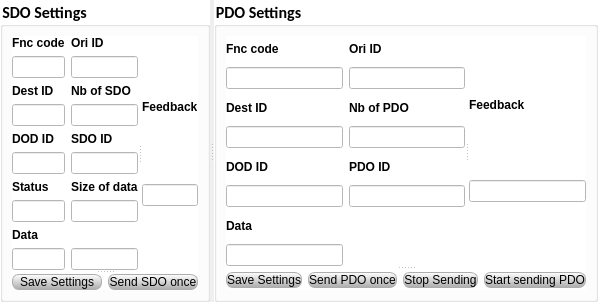
           <widget class="QSplitter" name="splitter">
            <property name="orientation">
             <enum>Qt::Horizontal</enum>
            </property>
            <widget class="QGroupBox" name="groupBox_SDOtoSend">
             <property name="font">
              <font>
               <family>Calibri</family>
               <pointsize>12</pointsize>
               <bold>true</bold>
              </font>
             </property>
             <property name="styleSheet">
              <string notr="true">background-color: rgb(255, 255, 255);</string>
             </property>
             <property name="title">
              <string>SDO Settings</string>
             </property>
             <property name="flat">
              <bool>false</bool>
             </property>
             <property name="checkable">
              <bool>false</bool>
             </property>
             <layout class="QGridLayout" name="gridLayout_3">
              <item row="0" column="0">
               <widget class="QSplitter" name="splitter_5">
                <property name="orientation">
                 <enum>Qt::Vertical</enum>
                </property>
                <widget class="QSplitter" name="splitter_3">
                 <property name="orientation">
                  <enum>Qt::Horizontal</enum>
                 </property>
                 <widget class="QWidget" name="layoutWidget">
                  <layout class="QGridLayout" name="gridLayout_2">
                   <item row="6" column="0">
                    <widget class="QLabel" name="label_SDOStatus">
                     <property name="font">
                      <font>
                       <bold>true</bold>
                      </font>
                     </property>
                     <property name="text">
                      <string>Status</string>
                     </property>
                    </widget>
                   </item>
                   <item row="7" column="0">
                    <widget class="QLineEdit" name="lineEdit_SDOStatus">
                     <property name="font">
                      <font>
                       <bold>false</bold>
                      </font>
                     </property>
                    </widget>
                   </item>
                   <item row="2" column="1">
                    <widget class="QLabel" name="label_SDONb">
                     <property name="font">
                      <font>
                       <bold>true</bold>
                      </font>
                     </property>
                     <property name="text">
                      <string>Nb of SDO</string>
                     </property>
                    </widget>
                   </item>
                   <item row="5" column="1">
                    <widget class="QLineEdit" name="lineEdit_SDOID">
                     <property name="font">
                      <font>
                       <bold>false</bold>
                      </font>
                     </property>
                    </widget>
                   </item>
                   <item row="3" column="1">
                    <widget class="QLineEdit" name="lineEdit_SDONb">
                     <property name="font">
                      <font>
                       <bold>false</bold>
                      </font>
                     </property>
                    </widget>
                   </item>
                   <item row="0" column="0">
                    <widget class="QLabel" name="label_SDOFncCode">
                     <property name="font">
                      <font>
                       <bold>true</bold>
                      </font>
                     </property>
                     <property name="text">
                      <string>Fnc code</string>
                     </property>
                    </widget>
                   </item>
                   <item row="1" column="0">
                    <widget class="QLineEdit" name="lineEdit_SDOFncCode">
                     <property name="font">
                      <font>
                       <bold>false</bold>
                      </font>
                     </property>
                    </widget>
                   </item>
                   <item row="13" column="1">
                    <widget class="QLineEdit" name="lineEdit_SDOData2">
                     <property name="font">
                      <font>
                       <bold>false</bold>
                      </font>
                     </property>
                    </widget>
                   </item>
                   <item row="0" column="1">
                    <widget class="QLabel" name="label">
                     <property name="font">
                      <font>
                       <bold>true</bold>
                      </font>
                     </property>
                     <property name="text">
                      <string>Ori ID</string>
                     </property>
                    </widget>
                   </item>
                   <item row="5" column="0">
                    <widget class="QLineEdit" name="lineEdit_SDODODID">
                     <property name="font">
                      <font>
                       <bold>false</bold>
                      </font>
                     </property>
                    </widget>
                   </item>
                   <item row="7" column="1">
                    <widget class="QLineEdit" name="lineEdit_SDOSizeofData">
                     <property name="font">
                      <font>
                       <bold>false</bold>
                      </font>
                     </property>
                    </widget>
                   </item>
                   <item row="1" column="1">
                    <widget class="QLineEdit" name="lineEdit_SDOOriID">
                     <property name="font">
                      <font>
                       <bold>false</bold>
                      </font>
                     </property>
                    </widget>
                   </item>
                   <item row="4" column="0">
                    <widget class="QLabel" name="label_SDODODID">
                     <property name="font">
                      <font>
                       <bold>true</bold>
                      </font>
                     </property>
                     <property name="text">
                      <string>DOD ID</string>
                     </property>
                    </widget>
                   </item>
                   <item row="4" column="1">
                    <widget class="QLabel" name="label_SDOID">
                     <property name="font">
                      <font>
                       <bold>true</bold>
                      </font>
                     </property>
                     <property name="text">
                      <string>SDO ID</string>
                     </property>
                    </widget>
                   </item>
                   <item row="2" column="0">
                    <widget class="QLabel" name="label_SDODestID">
                     <property name="font">
                      <font>
                       <bold>true</bold>
                      </font>
                     </property>
                     <property name="text">
                      <string>Dest ID</string>
                     </property>
                    </widget>
                   </item>
                   <item row="3" column="0">
                    <widget class="QLineEdit" name="lineEdit_SDODestID">
                     <property name="font">
                      <font>
                       <bold>false</bold>
                      </font>
                     </property>
                    </widget>
                   </item>
                   <item row="6" column="1">
                    <widget class="QLabel" name="label_SDOSizeofData">
                     <property name="font">
                      <font>
                       <bold>true</bold>
                      </font>
                     </property>
                     <property name="text">
                      <string>Size of data</string>
                     </property>
                    </widget>
                   </item>
                   <item row="13" column="0">
                    <widget class="QLineEdit" name="lineEdit_SDOData">
                     <property name="font">
                      <font>
                       <bold>false</bold>
                      </font>
                     </property>
                    </widget>
                   </item>
                   <item row="8" column="0">
                    <widget class="QLabel" name="label_SDOData">
                     <property name="font">
                      <font>
                       <bold>true</bold>
                      </font>
                     </property>
                     <property name="text">
                      <string>Data</string>
                     </property>
                    </widget>
                   </item>
                  </layout>
                 </widget>
                 <widget class="QWidget" name="layoutWidget">
                  <layout class="QVBoxLayout" name="verticalLayout">
                   <item>
                    <widget class="QLabel" name="label_SDOFeedback">
                     <property name="sizePolicy">
                      <sizepolicy hsizetype="Minimum" vsizetype="Fixed">
                       <horstretch>0</horstretch>
                       <verstretch>0</verstretch>
                      </sizepolicy>
                     </property>
                     <property name="font">
                      <font>
                       <bold>true</bold>
                      </font>
                     </property>
                     <property name="text">
                      <string>Feedback</string>
                     </property>
                    </widget>
                   </item>
                   <item>
                    <widget class="QLineEdit" name="lineEdit_SDOFeedback">
                     <property name="font">
                      <font>
                       <bold>false</bold>
                      </font>
                     </property>
                    </widget>
                   </item>
                  </layout>
                 </widget>
                </widget>
                <widget class="QWidget" name="layoutWidget">
                 <layout class="QHBoxLayout" name="horizontalLayout">
                  <item>
                   <widget class="QPushButton" name="pushButton_SDOSaveSettings">
                    <property name="font">
                     <font>
                      <bold>false</bold>
                     </font>
                    </property>
                    <property name="styleSheet">
                     <string notr="true">background-color: qlineargradient(spread:pad, x1:0, y1:1, x2:0, y2:0, stop:0 rgba(171, 171, 171, 255), stop:1 rgba(255, 255, 255, 255));
border-style: solid;
border-color: rgb(173, 173, 173);
border-width: 1px;
border-radius: 7px;</string>
                    </property>
                    <property name="text">
                     <string>Save Settings</string>
                    </property>
                   </widget>
                  </item>
                  <item>
                   <widget class="QPushButton" name="pushButton_SDOSend">
                    <property name="font">
                     <font>
                      <bold>false</bold>
                     </font>
                    </property>
                    <property name="styleSheet">
                     <string notr="true">background-color: qlineargradient(spread:pad, x1:0, y1:1, x2:0, y2:0, stop:0 rgba(171, 171, 171, 255), stop:1 rgba(255, 255, 255, 255));
border-style: solid;
border-color: rgb(173, 173, 173);
border-width: 1px;
border-radius: 7px;</string>
                    </property>
                    <property name="text">
                     <string>Send SDO once</string>
                    </property>
                   </widget>
                  </item>
                 </layout>
                </widget>
               </widget>
              </item>
             </layout>
            </widget>
            <widget class="QGroupBox" name="groupBox_PDOSettings">
             <property name="font">
              <font>
               <family>Calibri</family>
               <pointsize>12</pointsize>
               <bold>true</bold>
              </font>
             </property>
             <property name="styleSheet">
              <string notr="true">background-color: rgb(255, 255, 255);</string>
             </property>
             <property name="title">
              <string>PDO Settings</string>
             </property>
             <layout class="QHBoxLayout" name="horizontalLayout_8">
              <item>
               <widget class="QSplitter" name="splitter_4">
                <property name="orientation">
                 <enum>Qt::Vertical</enum>
                </property>
                <widget class="QSplitter" name="splitter_2">
                 <property name="orientation">
                  <enum>Qt::Horizontal</enum>
                 </property>
                 <widget class="QWidget" name="layoutWidget">
                  <layout class="QGridLayout" name="gridLayout">
                   <item row="0" column="0">
                    <widget class="QLabel" name="label_PDOFncCode">
                     <property name="font">
                      <font>
                       <bold>true</bold>
                      </font>
                     </property>
                     <property name="text">
                      <string>Fnc code</string>
                     </property>
                    </widget>
                   </item>
                   <item row="0" column="1">
                    <widget class="QLabel" name="label_PDOOriID">
                     <property name="font">
                      <font>
                       <bold>true</bold>
                      </font>
                     </property>
                     <property name="text">
                      <string>Ori ID</string>
                     </property>
                    </widget>
                   </item>
                   <item row="1" column="0">
                    <widget class="QLineEdit" name="lineEdit_PDOFncCode">
                     <property name="sizePolicy">
                      <sizepolicy hsizetype="Expanding" vsizetype="Fixed">
                       <horstretch>0</horstretch>
                       <verstretch>0</verstretch>
                      </sizepolicy>
                     </property>
                     <property name="font">
                      <font>
                       <bold>false</bold>
                      </font>
                     </property>
                    </widget>
                   </item>
                   <item row="1" column="1">
                    <widget class="QLineEdit" name="lineEdit_PDOOriID">
                     <property name="sizePolicy">
                      <sizepolicy hsizetype="Expanding" vsizetype="Fixed">
                       <horstretch>0</horstretch>
                       <verstretch>0</verstretch>
                      </sizepolicy>
                     </property>
                     <property name="font">
                      <font>
                       <bold>false</bold>
                      </font>
                     </property>
                    </widget>
                   </item>
                   <item row="2" column="0">
                    <widget class="QLabel" name="label_PDODestID">
                     <property name="font">
                      <font>
                       <bold>true</bold>
                      </font>
                     </property>
                     <property name="text">
                      <string>Dest ID</string>
                     </property>
                    </widget>
                   </item>
                   <item row="2" column="1">
                    <widget class="QLabel" name="label_PDONb">
                     <property name="font">
                      <font>
                       <bold>true</bold>
                      </font>
                     </property>
                     <property name="text">
                      <string>Nb of PDO</string>
                     </property>
                    </widget>
                   </item>
                   <item row="3" column="0">
                    <widget class="QLineEdit" name="lineEdit_PDODestID">
                     <property name="sizePolicy">
                      <sizepolicy hsizetype="Expanding" vsizetype="Fixed">
                       <horstretch>0</horstretch>
                       <verstretch>0</verstretch>
                      </sizepolicy>
                     </property>
                     <property name="font">
                      <font>
                       <bold>false</bold>
                      </font>
                     </property>
                    </widget>
                   </item>
                   <item row="3" column="1">
                    <widget class="QLineEdit" name="lineEdit_PDONb">
                     <property name="sizePolicy">
                      <sizepolicy hsizetype="Expanding" vsizetype="Fixed">
                       <horstretch>0</horstretch>
                       <verstretch>0</verstretch>
                      </sizepolicy>
                     </property>
                     <property name="font">
                      <font>
                       <bold>false</bold>
                      </font>
                     </property>
                    </widget>
                   </item>
                   <item row="4" column="0">
                    <widget class="QLabel" name="label_PDODODID">
                     <property name="font">
                      <font>
                       <bold>true</bold>
                      </font>
                     </property>
                     <property name="text">
                      <string>DOD ID</string>
                     </property>
                    </widget>
                   </item>
                   <item row="4" column="1">
                    <widget class="QLabel" name="label_PDOID">
                     <property name="font">
                      <font>
                       <bold>true</bold>
                      </font>
                     </property>
                     <property name="text">
                      <string>PDO ID</string>
                     </property>
                    </widget>
                   </item>
                   <item row="5" column="0">
                    <widget class="QLineEdit" name="lineEdit_PDODODID">
                     <property name="sizePolicy">
                      <sizepolicy hsizetype="Expanding" vsizetype="Fixed">
                       <horstretch>0</horstretch>
                       <verstretch>0</verstretch>
                      </sizepolicy>
                     </property>
                     <property name="font">
                      <font>
                       <bold>false</bold>
                      </font>
                     </property>
                    </widget>
                   </item>
                   <item row="5" column="1">
                    <widget class="QLineEdit" name="lineEdit_PDOID">
                     <property name="sizePolicy">
                      <sizepolicy hsizetype="Expanding" vsizetype="Fixed">
                       <horstretch>0</horstretch>
                       <verstretch>0</verstretch>
                      </sizepolicy>
                     </property>
                     <property name="font">
                      <font>
                       <bold>false</bold>
                      </font>
                     </property>
                    </widget>
                   </item>
                   <item row="6" column="0">
                    <widget class="QLabel" name="label_PDOData">
                     <property name="font">
                      <font>
                       <bold>true</bold>
                      </font>
                     </property>
                     <property name="text">
                      <string>Data</string>
                     </property>
                    </widget>
                   </item>
                   <item row="7" column="0">
                    <widget class="QLineEdit" name="lineEdit_PDOData">
                     <property name="sizePolicy">
                      <sizepolicy hsizetype="Expanding" vsizetype="Fixed">
                       <horstretch>0</horstretch>
                       <verstretch>0</verstretch>
                      </sizepolicy>
                     </property>
                     <property name="font">
                      <font>
                       <bold>false</bold>
                      </font>
                     </property>
                    </widget>
                   </item>
                  </layout>
                 </widget>
                 <widget class="QWidget" name="layoutWidget">
                  <layout class="QVBoxLayout" name="verticalLayout_2">
                   <item>
                    <widget class="QLabel" name="label_PDOFeedback">
                     <property name="sizePolicy">
                      <sizepolicy hsizetype="Preferred" vsizetype="Fixed">
                       <horstretch>0</horstretch>
                       <verstretch>0</verstretch>
                      </sizepolicy>
                     </property>
                     <property name="font">
                      <font>
                       <bold>true</bold>
                      </font>
                     </property>
                     <property name="text">
                      <string>Feedback</string>
                     </property>
                    </widget>
                   </item>
                   <item>
                    <widget class="QLineEdit" name="lineEdit_PDOFeedback">
                     <property name="sizePolicy">
                      <sizepolicy hsizetype="Expanding" vsizetype="Fixed">
                       <horstretch>0</horstretch>
                       <verstretch>0</verstretch>
                      </sizepolicy>
                     </property>
                     <property name="font">
                      <font>
                       <bold>false</bold>
                      </font>
                     </property>
                    </widget>
                   </item>
                  </layout>
                 </widget>
                </widget>
                <widget class="QWidget" name="layoutWidget">
                 <layout class="QHBoxLayout" name="horizontalLayout_2">
                  <item>
                   <widget class="QPushButton" name="pushButton_PDOSaveSettings">
                    <property name="font">
                     <font>
                      <bold>false</bold>
                     </font>
                    </property>
                    <property name="styleSheet">
                     <string notr="true">background-color: qlineargradient(spread:pad, x1:0, y1:1, x2:0, y2:0, stop:0 rgba(171, 171, 171, 255), stop:1 rgba(255, 255, 255, 255));
border-style: solid;
border-color: rgb(173, 173, 173);
border-width: 1px;
border-radius: 7px;</string>
                    </property>
                    <property name="text">
                     <string>Save Settings</string>
                    </property>
                   </widget>
                  </item>
                  <item>
                   <widget class="QPushButton" name="pushButton_PDOSendOnce">
                    <property name="font">
                     <font>
                      <bold>false</bold>
                     </font>
                    </property>
                    <property name="styleSheet">
                     <string notr="true">background-color: qlineargradient(spread:pad, x1:0, y1:1, x2:0, y2:0, stop:0 rgba(171, 171, 171, 255), stop:1 rgba(255, 255, 255, 255));
border-style: solid;
border-color: rgb(173, 173, 173);
border-width: 1px;
border-radius: 7px;</string>
                    </property>
                    <property name="text">
                     <string>Send PDO once</string>
                    </property>
                   </widget>
                  </item>
                  <item>
                   <widget class="QPushButton" name="pushButton_PDOStopSending">
                    <property name="sizePolicy">
                     <sizepolicy hsizetype="Minimum" vsizetype="Fixed">
                      <horstretch>0</horstretch>
                      <verstretch>0</verstretch>
                     </sizepolicy>
                    </property>
                    <property name="font">
                     <font>
                      <bold>false</bold>
                     </font>
                    </property>
                    <property name="styleSheet">
                     <string notr="true">background-color: qlineargradient(spread:pad, x1:0, y1:1, x2:0, y2:0, stop:0 rgba(171, 171, 171, 255), stop:1 rgba(255, 255, 255, 255));
border-style: solid;
border-color: rgb(173, 173, 173);
border-width: 1px;
border-radius: 7px;</string>
                    </property>
                    <property name="text">
                     <string>Stop Sending</string>
                    </property>
                   </widget>
                  </item>
                  <item>
                   <widget class="QPushButton" name="pushButton_PDOStartSending">
                    <property name="sizePolicy">
                     <sizepolicy hsizetype="Minimum" vsizetype="Fixed">
                      <horstretch>0</horstretch>
                      <verstretch>0</verstretch>
                     </sizepolicy>
                    </property>
                    <property name="font">
                     <font>
                      <bold>false</bold>
                     </font>
                    </property>
                    <property name="styleSheet">
                     <string notr="true">background-color: qlineargradient(spread:pad, x1:0, y1:1, x2:0, y2:0, stop:0 rgba(171, 171, 171, 255), stop:1 rgba(255, 255, 255, 255));
border-style: solid;
border-color: rgb(173, 173, 173);
border-width: 1px;
border-radius: 7px;</string>
                    </property>
                    <property name="text">
                     <string>Start sending PDO</string>
                    </property>
                   </widget>
                  </item>
                 </layout>
                </widget>
               </widget>
              </item>
             </layout>
            </widget>
           </widget>
